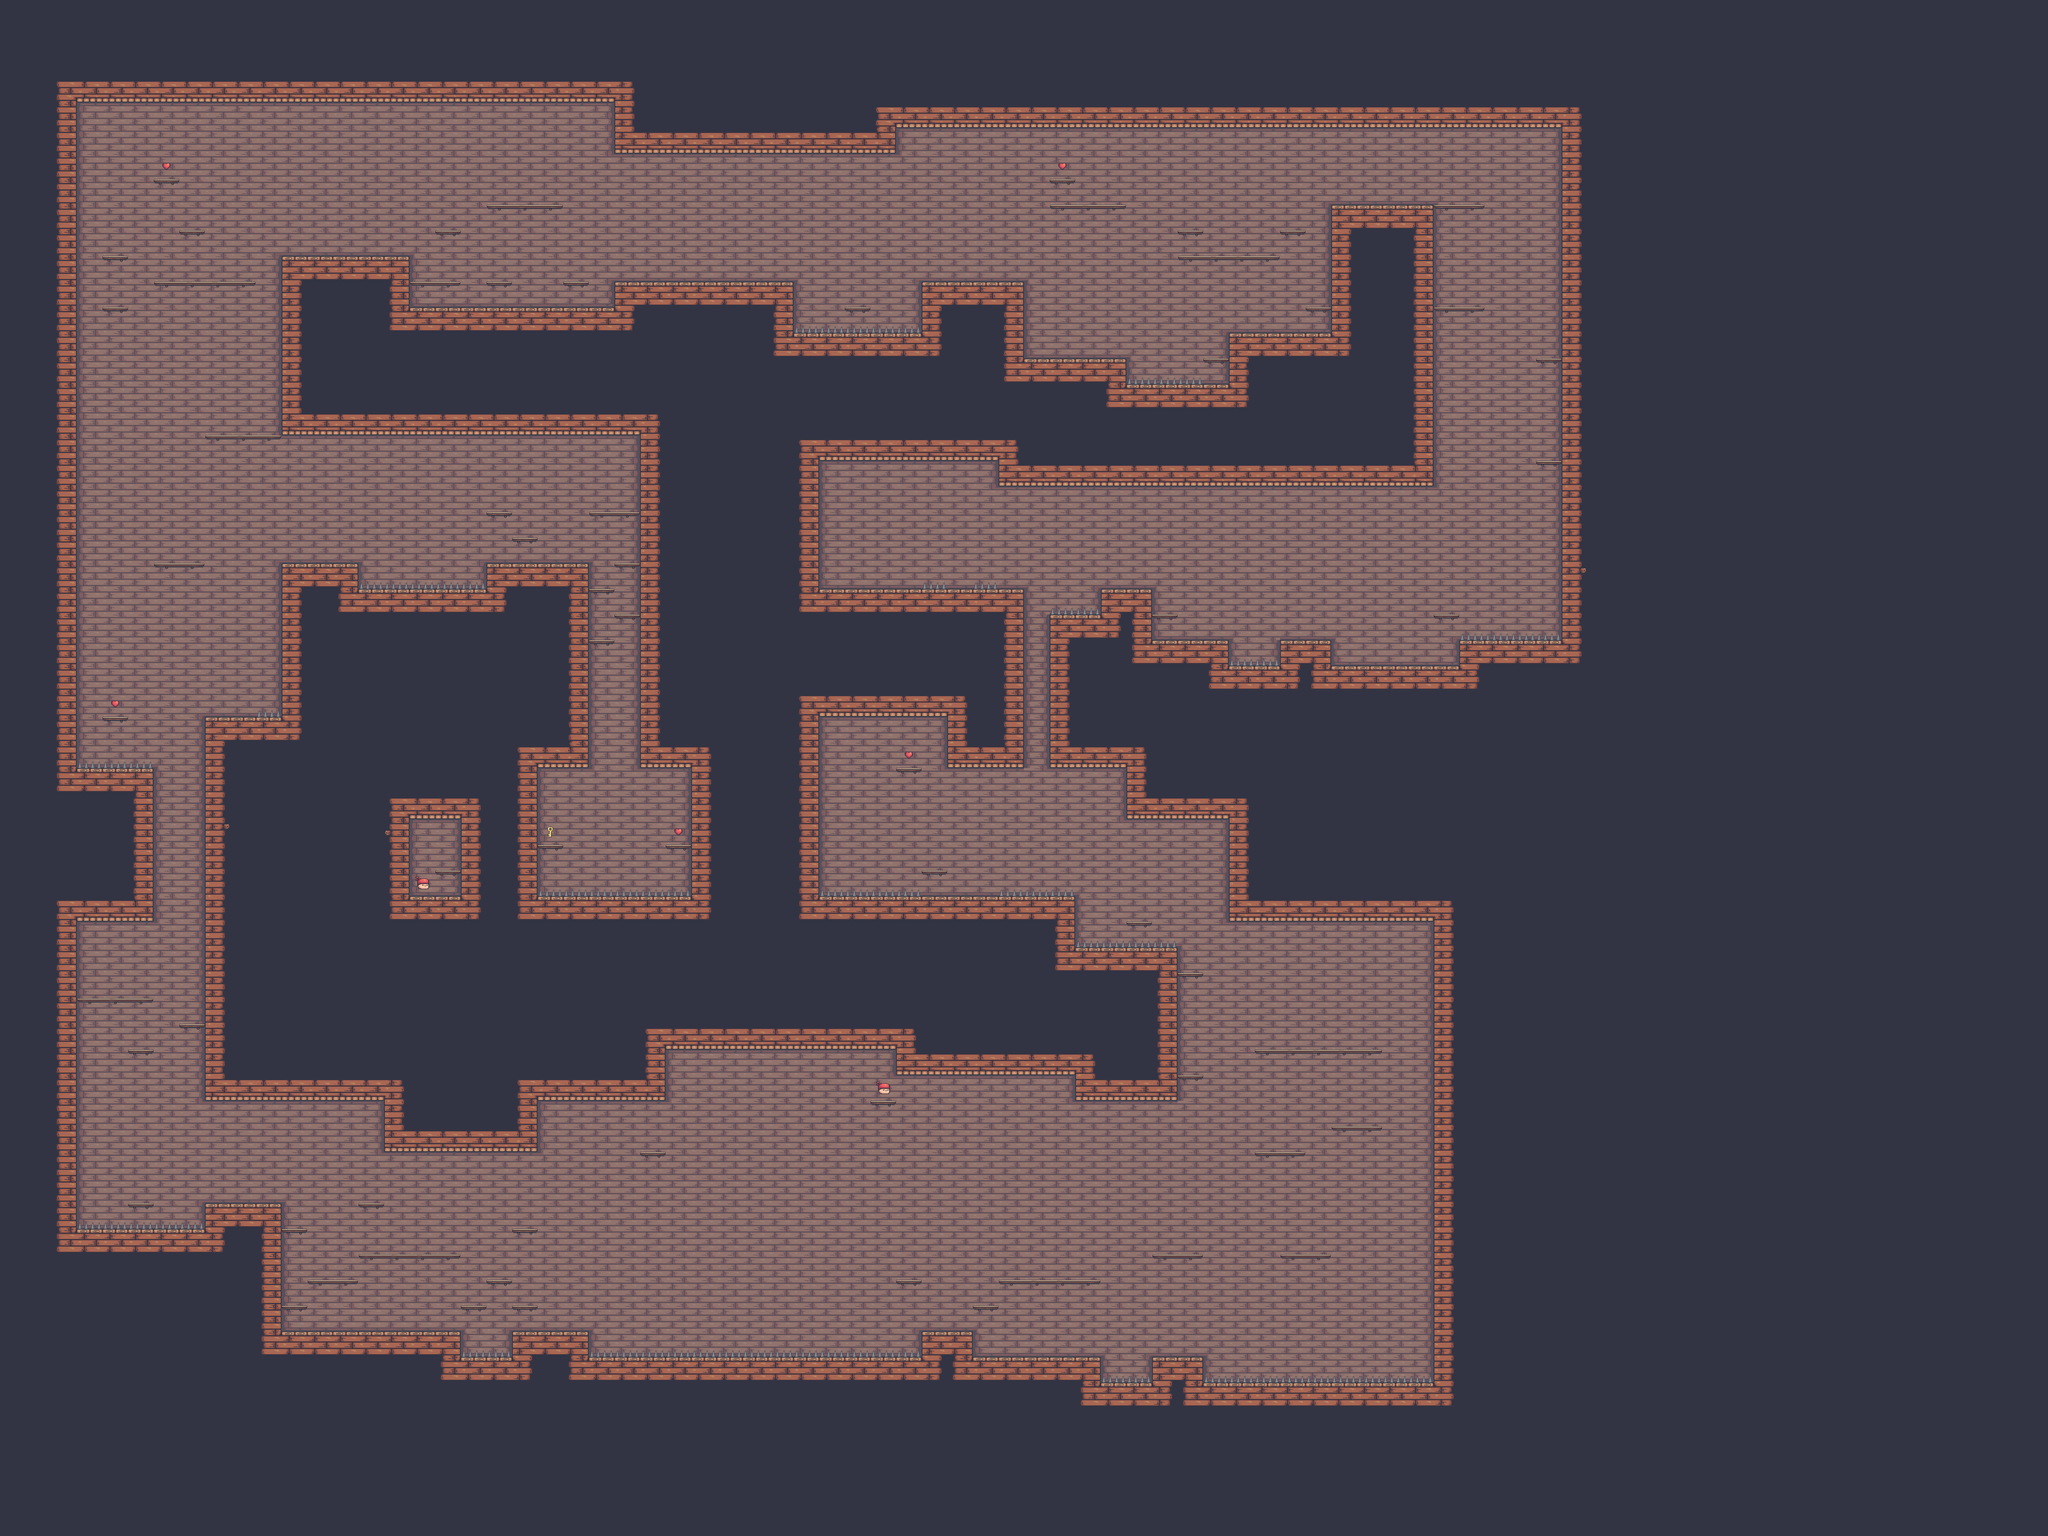

Below is a game level as drawn by its tile map, then a one-line description and the .tmx that defines it (tile-layer data replaced by summaries):
An orthogonal 80x60 tile map with 64x64 px tiles, 5 tile layers (ground, platforms, hidden_passage, traps, ...), 7 tilesets and 62 objects (door_in, door_out).

<map version="1.9" tiledversion="1.9.2" orientation="orthogonal" renderorder="right-down" width="80" height="60" tilewidth="64" tileheight="64" infinite="0" nextlayerid="39" nextobjectid="395">
 <editorsettings>
  <export target="level2.json" format="json" />
 </editorsettings>
 <tileset firstgid="1" source="tiled/tileset.tsx" />
 <tileset firstgid="49" name="bald_pirate" tilewidth="63" tileheight="67" tilecount="1" columns="1">
  <image source="Objects/bald_pirate.png" width="63" height="67" />
  <tile id="0" class="BaldPirate">
   <properties>
    <property name="className" value="BaldPirate" />
    <property name="texture" value="bald_pirate" />
   </properties>
  </tile>
 </tileset>
 <tileset firstgid="50" name="big_guy" tilewidth="77" tileheight="74" tilecount="1" columns="1">
  <image source="Objects/big_guy.png" width="77" height="74" />
  <tile id="0" class="BigGuy">
   <properties>
    <property name="className" value="BigGuy" />
    <property name="texture" value="big_guy" />
   </properties>
  </tile>
 </tileset>
 <tileset firstgid="51" name="canon" tilewidth="62" tileheight="46" tilecount="1" columns="1">
  <image source="Objects/canon.png" width="62" height="46" />
  <tile id="0" class="Canon">
   <properties>
    <property name="className" value="Canon" />
    <property name="texture" value="canon" />
   </properties>
  </tile>
 </tileset>
 <tileset firstgid="52" name="capitan" class="Capitan" tilewidth="80" tileheight="72" tilecount="1" columns="1">
  <image source="Objects/capitan.png" width="80" height="72" />
  <tile id="0" class="Capitan">
   <properties>
    <property name="className" value="Capitan" />
    <property name="texture" value="capitan" />
   </properties>
  </tile>
 </tileset>
 <tileset firstgid="53" name="cucumber" tilewidth="64" tileheight="68" tilecount="1" columns="1">
  <image source="Objects/cucumber.png" width="64" height="68" />
  <tile id="0" class="Cucumber">
   <properties>
    <property name="className" value="Cucumber" />
    <property name="texture" value="cucumber" />
   </properties>
  </tile>
 </tileset>
 <tileset firstgid="54" name="door" tilewidth="78" tileheight="96" tilecount="1" columns="1">
  <image source="../src/tiled/Objects/door.png" width="78" height="96" />
 </tileset>
 <layer id="1" name="ground" width="80" height="60">
  <data>[4800 cells, 4789 non-empty, 27 distinct tile ids]</data>
 </layer>
 <layer id="3" name="platforms" width="80" height="60">
  <data>[4800 cells, 99 non-empty, 4 distinct tile ids]</data>
 </layer>
 <layer id="35" name="hidden_passage" width="80" height="60">
  <data>[4800 cells, 11 non-empty, 3 distinct tile ids]</data>
 </layer>
 <layer id="37" name="traps" width="80" height="60">
  <data>[4800 cells, 75 non-empty, 1 distinct tile ids]</data>
 </layer>
 <layer id="38" name="collectibles" width="80" height="60">
  <data>[4800 cells, 8 non-empty, 3 distinct tile ids]</data>
 </layer>
 <objectgroup id="6" name="doors">
  <object id="7" name="door_in" gid="54" x="1856" y="704" width="78" height="96">
   <properties>
    <property name="id" value="1" />
   </properties>
  </object>
  <object id="120" name="door_out" gid="54" x="2112" y="1472" width="78" height="96">
   <properties>
    <property name="id" value="3" />
   </properties>
  </object>
 </objectgroup>
 <objectgroup id="26" name="enemies">
  <object id="244" gid="53" x="2624" y="896" width="64" height="68" />
  <object id="245" gid="51" x="3264" y="832" width="62" height="46" />
  <object id="254" gid="51" x="3840" y="896" width="62" height="46" />
  <object id="255" gid="51" x="3840" y="1152" width="62" height="46" />
  <object id="264" gid="49" x="3456" y="1664" width="63" height="67" />
  <object id="267" gid="2147483699" x="2816" y="1472" width="62" height="46" />
  <object id="287" gid="52" x="3072" y="640" width="80" height="72" />
  <object id="288" gid="52" x="3648" y="768" width="80" height="72" />
  <object id="289" gid="50" x="2432" y="704" width="77" height="74" />
  <object id="310" gid="53" x="2624" y="3200" width="64" height="68" />
  <object id="311" gid="50" x="2560" y="3392" width="77" height="74" />
  <object id="342" gid="52" x="3264" y="2624" width="80" height="72" />
  <object id="343" gid="53" x="2944" y="3136" width="64" height="68" />
  <object id="346" gid="51" x="896" y="3008" width="62" height="46" />
  <object id="347" gid="52" x="960" y="3136" width="80" height="72" />
  <object id="348" gid="49" x="896" y="3328" width="63" height="67" />
  <object id="349" gid="49" x="1152" y="768" width="63" height="67" />
  <object id="350" gid="53" x="832" y="640" width="64" height="68" />
  <object id="351" gid="51" x="960" y="640" width="62" height="46" />
  <object id="355" gid="49" x="448" y="704" width="63" height="67" />
  <object id="357" gid="51" x="640" y="1088" width="62" height="46" />
  <object id="382" gid="51" x="832" y="1408" width="62" height="46" />
  <object id="383" gid="50" x="1344" y="1408" width="77" height="74" />
  <object id="391" gid="53" x="256" y="2496" width="64" height="68" />
  <object id="392" gid="52" x="1472" y="1280" width="80" height="72" />
 </objectgroup>
 <objectgroup id="30" name="moving_platforms">
  <object id="243" gid="30" x="2624" y="832" width="64" height="64">
   <properties>
    <property name="distance" type="int" value="3" />
   </properties>
  </object>
  <object id="251" gid="30" x="3712" y="576" width="64" height="64">
   <properties>
    <property name="axis" value="y" />
    <property name="distance" type="int" value="3" />
   </properties>
  </object>
  <object id="252" gid="30" x="3712" y="896" width="64" height="64">
   <properties>
    <property name="axis" value="y" />
    <property name="distance" type="int" value="7" />
   </properties>
  </object>
  <object id="263" gid="30" x="3456" y="1536" width="64" height="64">
   <properties>
    <property name="distance" type="int" value="-3" />
   </properties>
  </object>
  <object id="272" gid="30" x="2560" y="1536" width="64" height="64">
   <properties>
    <property name="axis" value="y" />
    <property name="distance" type="int" value="11" />
   </properties>
  </object>
  <object id="290" gid="30" x="2688" y="2304" width="64" height="64">
   <properties>
    <property name="distance" type="int" value="5" />
   </properties>
  </object>
  <object id="291" gid="30" x="3008" y="2368" width="64" height="64">
   <properties>
    <property name="axis" value="y" />
    <property name="distance" type="int" value="5" />
   </properties>
  </object>
  <object id="297" gid="30" x="3392" y="3072" width="64" height="64">
   <properties>
    <property name="axis" value="y" />
    <property name="distance" type="int" value="2" />
   </properties>
  </object>
  <object id="326" gid="30" x="2176" y="3264" width="64" height="64">
   <properties>
    <property name="distance" type="int" value="-3" />
   </properties>
  </object>
  <object id="327" gid="30" x="1728" y="3264" width="64" height="64">
   <properties>
    <property name="distance" type="int" value="3" />
   </properties>
  </object>
  <object id="328" gid="30" x="1664" y="3264" width="64" height="64">
   <properties>
    <property name="distance" type="int" value="-3" />
   </properties>
  </object>
  <object id="329" gid="30" x="1472" y="3200" width="64" height="64">
   <properties>
    <property name="axis" value="y" />
    <property name="distance" type="int" value="-4" />
   </properties>
  </object>
  </objectgroup>
 <objectgroup id="34" name="fading_platforms">
  <!-- 15 objects omitted --></objectgroup>
</map>
<!-- 23 of 62 objects omitted -->
